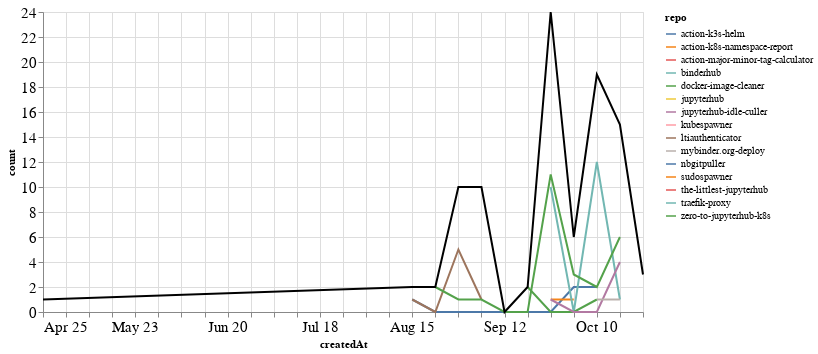

Here is the notebook cell this chart was saved with:
### Markdown cell above
### PRs

### Code cell
prs_time = prs.groupby('repo').resample('W', on='createdAt').count()['author'].reset_index()
prs_time = prs_time.rename(columns={'author': 'count'})
prs_time_total = prs_time.groupby('createdAt').agg({"count": "sum"}).reset_index()

ch1 = alt.Chart(prs_time, width=600).mark_line().encode(
    x='createdAt',
    y='count',
    color='repo',
    tooltip="repo"
)

ch2 = alt.Chart(prs_time_total, width=600).mark_line(color="black").encode(
    x='createdAt',
    y='count',
)

ch1 + ch2

### Figure 1 — Vega-Lite specification as saved in the notebook (floating-point values rounded to 4 significant figures)
{"config": {"axisLeft": {"labelFontSize": 15}, "axisBottom": {"labelFontSize": 15}}, "layer": [{"data": {"name": "data-37a65a0d751b9d899d4afeb86c9de5db"}, "mark": "line", "encoding": {"color": {"type": "nominal", "field": "repo"}, "tooltip": {"type": "nominal", "field": "repo"}, "x": {"type": "temporal", "field": "createdAt"}, "y": {"type": "quantitative", "field": "count"}}, "width": 600}, {"data": {"name": "data-6d91a5ed0041855cc90479bc0e71400c"}, "mark": {"type": "line", "color": "black"}, "encoding": {"x": {"type": "temporal", "field": "createdAt"}, "y": {"type": "quantitative", "field": "count"}}, "width": 600}], "$schema": "https://vega.github.io/schema/vega-lite/v4.8.1.json", "datasets": {"data-37a65a0d751b9d899d4afeb86c9de5db": [{"repo": "action-k3s-helm", "createdAt": "2021-08-15T00:00:00", "count": 1}, {"repo": "action-k3s-helm", "createdAt": "2021-08-22T00:00:00", "count": 0}, {"repo": "action-k3s-helm", "createdAt": "2021-08-29T00:00:00", "count": 0}, {"repo": "action-k3s-helm", "createdAt": "2021-09-05T00:00:00", "count": 0}, {"repo": "action-k3s-helm", "createdAt": "2021-09-12T00:00:00", "count": 0}, {"repo": "action-k3s-helm", "createdAt": "2021-09-19T00:00:00", "count": 0}, {"repo": "action-k3s-helm", "createdAt": "2021-09-26T00:00:00", "count": 0}, {"repo": "action-k3s-helm", "createdAt": "2021-10-03T00:00:00", "count": 2}, {"repo": "action-k3s-helm", "createdAt": "2021-10-10T00:00:00", "count": 2}, {"repo": "action-k8s-namespace-report", "createdAt": "2021-09-26T00:00:00", "count": 1}, {"repo": "action-k8s-namespace-report", "createdAt": "2021-10-03T00:00:00", "count": 1}, {"repo": "action-major-minor-tag-calculator", "createdAt": "2021-09-26T00:00:00", "count": 1}, {"repo": "binderhub", "createdAt": "2021-09-26T00:00:00", "count": 10}, {"repo": "binderhub", "createdAt": "2021-10-03T00:00:00", "count": 0}, {"repo": "binderhub", "createdAt": "2021-10-10T00:00:00", "count": 12}, {"repo": "binderhub", "createdAt": "2021-10-17T00:00:00", "count": 1}, {"repo": "docker-image-cleaner", "createdAt": "2021-09-19T00:00:00", "count": 2}, {"repo": "docker-image-cleaner", "createdAt": "2021-09-26T00:00:00", "count": 0}, {"repo": "docker-image-cleaner", "createdAt": "2021-10-03T00:00:00", "count": 0}, {"repo": "docker-image-cleaner", "createdAt": "2021-10-10T00:00:00", "count": 1}, {"repo": "jupyterhub", "createdAt": "2021-08-29T00:00:00", "count": 4}, {"repo": "jupyterhub-idle-culler", "createdAt": "2021-09-26T00:00:00", "count": 1}, {"repo": "jupyterhub-idle-culler", "createdAt": "2021-10-03T00:00:00", "count": 0}, {"repo": "jupyterhub-idle-culler", "createdAt": "2021-10-10T00:00:00", "count": 0}, {"repo": "jupyterhub-idle-culler", "createdAt": "2021-10-17T00:00:00", "count": 4}, {"repo": "kubespawner", "createdAt": "2021-10-10T00:00:00", "count": 1}, {"repo": "ltiauthenticator", "createdAt": "2021-08-15T00:00:00", "count": 1}, {"repo": "ltiauthenticator", "createdAt": "2021-08-22T00:00:00", "count": 0}, {"repo": "ltiauthenticator", "createdAt": "2021-08-29T00:00:00", "count": 5}, {"repo": "ltiauthenticator", "createdAt": "2021-09-05T00:00:00", "count": 1}, {"repo": "mybinder.org-deploy", "createdAt": "2021-10-10T00:00:00", "count": 1}, {"repo": "mybinder.org-deploy", "createdAt": "2021-10-17T00:00:00", "count": 1}, {"repo": "nbgitpuller", "createdAt": "2021-09-05T00:00:00", "count": 8}, {"repo": "sudospawner", "createdAt": "2021-04-25T00:00:00", "count": 1}, {"repo": "the-littlest-jupyterhub", "createdAt": "2021-10-17T00:00:00", "count": 3}, {"repo": "traefik-proxy", "createdAt": "2021-10-24T00:00:00", "count": 3}, {"repo": "zero-to-jupyterhub-k8s", "createdAt": "2021-08-22T00:00:00", "count": 2}, {"repo": "zero-to-jupyterhub-k8s", "createdAt": "2021-08-29T00:00:00", "count": 1}, {"repo": "zero-to-jupyterhub-k8s", "createdAt": "2021-09-05T00:00:00", "count": 1}, {"repo": "zero-to-jupyterhub-k8s", "createdAt": "2021-09-12T00:00:00", "count": 0}, {"repo": "zero-to-jupyterhub-k8s", "createdAt": "2021-09-19T00:00:00", "count": 0}, {"repo": "zero-to-jupyterhub-k8s", "createdAt": "2021-09-26T00:00:00", "count": 11}, {"repo": "zero-to-jupyterhub-k8s", "createdAt": "2021-10-03T00:00:00", "count": 3}, {"repo": "zero-to-jupyterhub-k8s", "createdAt": "2021-10-10T00:00:00", "count": 2}, {"repo": "zero-to-jupyterhub-k8s", "createdAt": "2021-10-17T00:00:00", "count": 6}], "data-6d91a5ed0041855cc90479bc0e71400c": [{"createdAt": "2021-04-25T00:00:00", "count": 1}, {"createdAt": "2021-08-15T00:00:00", "count": 2}, {"createdAt": "2021-08-22T00:00:00", "count": 2}, {"createdAt": "2021-08-29T00:00:00", "count": 10}, {"createdAt": "2021-09-05T00:00:00", "count": 10}, {"createdAt": "2021-09-12T00:00:00", "count": 0}, {"createdAt": "2021-09-19T00:00:00", "count": 2}, {"createdAt": "2021-09-26T00:00:00", "count": 24}, {"createdAt": "2021-10-03T00:00:00", "count": 6}, {"createdAt": "2021-10-10T00:00:00", "count": 19}, {"createdAt": "2021-10-17T00:00:00", "count": 15}, {"createdAt": "2021-10-24T00:00:00", "count": 3}]}}
